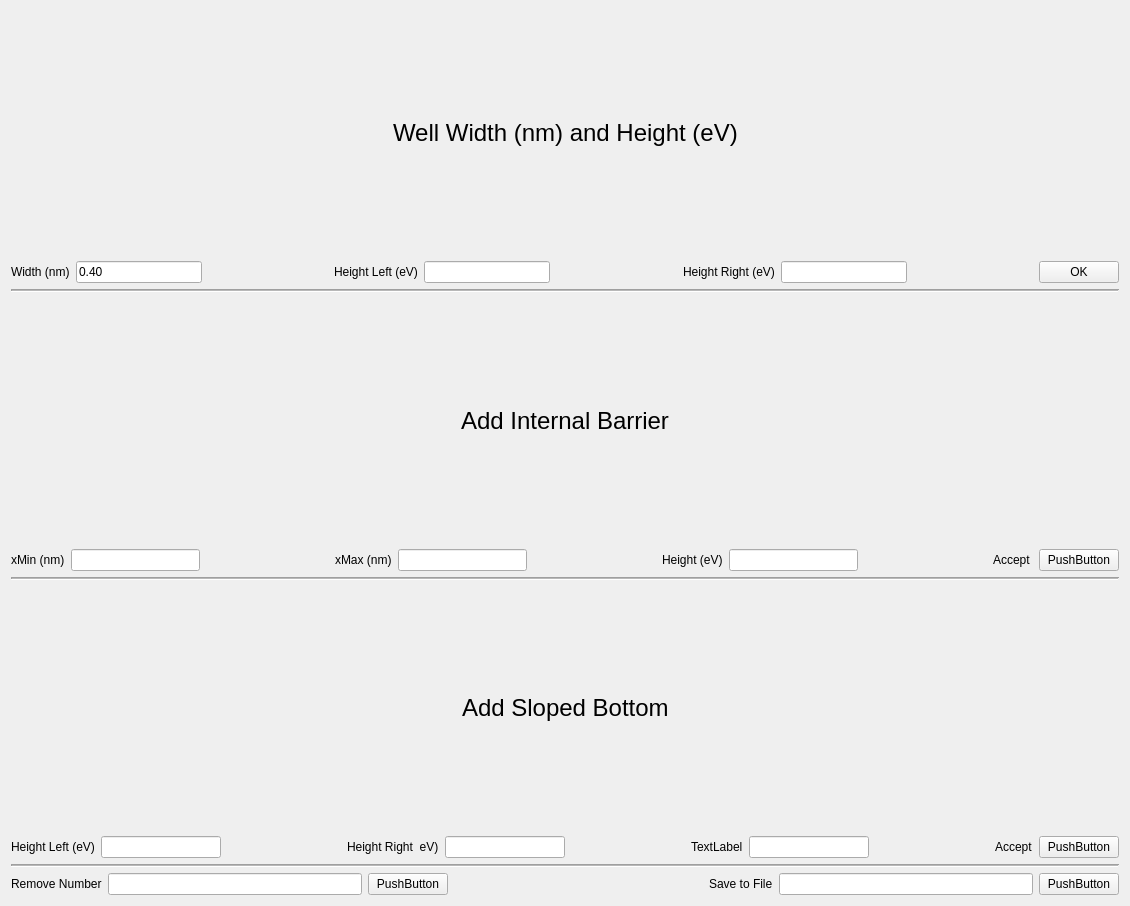
<?xml version="1.0" encoding="UTF-8"?>
<ui version="4.0">
 <class>BasicWell</class>
 <widget class="QWidget" name="BasicWell">
  <property name="geometry">
   <rect>
    <x>0</x>
    <y>0</y>
    <width>1130</width>
    <height>906</height>
   </rect>
  </property>
  <property name="windowTitle">
   <string>Form</string>
  </property>
  <layout class="QVBoxLayout" name="verticalLayout">
   <item>
    <layout class="QHBoxLayout" name="horizontalLayout_4">
     <item>
      <spacer name="horizontalSpacer_10">
       <property name="orientation">
        <enum>Qt::Horizontal</enum>
       </property>
       <property name="sizeHint" stdset="0">
        <size>
         <width>40</width>
         <height>20</height>
        </size>
       </property>
      </spacer>
     </item>
     <item>
      <widget class="QLabel" name="label_13">
       <property name="font">
        <font>
         <pointsize>18</pointsize>
        </font>
       </property>
       <property name="text">
        <string>Well Width (nm) and Height (eV)</string>
       </property>
      </widget>
     </item>
     <item>
      <spacer name="horizontalSpacer_11">
       <property name="orientation">
        <enum>Qt::Horizontal</enum>
       </property>
       <property name="sizeHint" stdset="0">
        <size>
         <width>40</width>
         <height>20</height>
        </size>
       </property>
      </spacer>
     </item>
    </layout>
   </item>
   <item>
    <layout class="QHBoxLayout" name="horizontalLayout">
     <item>
      <widget class="QLabel" name="l_width">
       <property name="text">
        <string>Width (nm)</string>
       </property>
      </widget>
     </item>
     <item>
      <widget class="QLineEdit" name="le_width">
       <property name="inputMethodHints">
        <set>Qt::ImhNone</set>
       </property>
       <property name="inputMask">
        <string/>
       </property>
       <property name="text">
        <string>0.40</string>
       </property>
      </widget>
     </item>
     <item>
      <spacer name="horizontalSpacer">
       <property name="orientation">
        <enum>Qt::Horizontal</enum>
       </property>
       <property name="sizeHint" stdset="0">
        <size>
         <width>40</width>
         <height>20</height>
        </size>
       </property>
      </spacer>
     </item>
     <item>
      <widget class="QLabel" name="l_hleft">
       <property name="text">
        <string>Height Left (eV)</string>
       </property>
      </widget>
     </item>
     <item>
      <widget class="QLineEdit" name="le_hleft"/>
     </item>
     <item>
      <spacer name="horizontalSpacer_2">
       <property name="orientation">
        <enum>Qt::Horizontal</enum>
       </property>
       <property name="sizeHint" stdset="0">
        <size>
         <width>40</width>
         <height>20</height>
        </size>
       </property>
      </spacer>
     </item>
     <item>
      <widget class="QLabel" name="l_hright">
       <property name="text">
        <string>Height Right (eV)</string>
       </property>
      </widget>
     </item>
     <item>
      <widget class="QLineEdit" name="le_hright"/>
     </item>
     <item>
      <spacer name="horizontalSpacer_3">
       <property name="orientation">
        <enum>Qt::Horizontal</enum>
       </property>
       <property name="sizeHint" stdset="0">
        <size>
         <width>40</width>
         <height>20</height>
        </size>
       </property>
      </spacer>
     </item>
     <item>
      <widget class="QPushButton" name="pb_acceptwell">
       <property name="text">
        <string>OK</string>
       </property>
      </widget>
     </item>
    </layout>
   </item>
   <item>
    <widget class="Line" name="line">
     <property name="lineWidth">
      <number>1</number>
     </property>
     <property name="midLineWidth">
      <number>1</number>
     </property>
     <property name="orientation">
      <enum>Qt::Horizontal</enum>
     </property>
    </widget>
   </item>
   <item>
    <layout class="QHBoxLayout" name="horizontalLayout_5">
     <item>
      <spacer name="horizontalSpacer_12">
       <property name="orientation">
        <enum>Qt::Horizontal</enum>
       </property>
       <property name="sizeHint" stdset="0">
        <size>
         <width>40</width>
         <height>20</height>
        </size>
       </property>
      </spacer>
     </item>
     <item>
      <widget class="QLabel" name="label_14">
       <property name="font">
        <font>
         <pointsize>18</pointsize>
        </font>
       </property>
       <property name="text">
        <string>Add Internal Barrier</string>
       </property>
      </widget>
     </item>
     <item>
      <spacer name="horizontalSpacer_13">
       <property name="orientation">
        <enum>Qt::Horizontal</enum>
       </property>
       <property name="sizeHint" stdset="0">
        <size>
         <width>40</width>
         <height>20</height>
        </size>
       </property>
      </spacer>
     </item>
    </layout>
   </item>
   <item>
    <layout class="QHBoxLayout" name="horizontalLayout_2">
     <item>
      <widget class="QLabel" name="label_5">
       <property name="text">
        <string>xMin (nm)</string>
       </property>
      </widget>
     </item>
     <item>
      <widget class="QLineEdit" name="lineEdit_4"/>
     </item>
     <item>
      <spacer name="horizontalSpacer_4">
       <property name="orientation">
        <enum>Qt::Horizontal</enum>
       </property>
       <property name="sizeHint" stdset="0">
        <size>
         <width>40</width>
         <height>20</height>
        </size>
       </property>
      </spacer>
     </item>
     <item>
      <widget class="QLabel" name="label_6">
       <property name="text">
        <string>xMax (nm)</string>
       </property>
      </widget>
     </item>
     <item>
      <widget class="QLineEdit" name="lineEdit_5"/>
     </item>
     <item>
      <spacer name="horizontalSpacer_5">
       <property name="orientation">
        <enum>Qt::Horizontal</enum>
       </property>
       <property name="sizeHint" stdset="0">
        <size>
         <width>40</width>
         <height>20</height>
        </size>
       </property>
      </spacer>
     </item>
     <item>
      <widget class="QLabel" name="label_7">
       <property name="text">
        <string>Height (eV)</string>
       </property>
      </widget>
     </item>
     <item>
      <widget class="QLineEdit" name="lineEdit_6"/>
     </item>
     <item>
      <spacer name="horizontalSpacer_6">
       <property name="orientation">
        <enum>Qt::Horizontal</enum>
       </property>
       <property name="sizeHint" stdset="0">
        <size>
         <width>40</width>
         <height>20</height>
        </size>
       </property>
      </spacer>
     </item>
     <item>
      <widget class="QLabel" name="label_8">
       <property name="text">
        <string>Accept </string>
       </property>
      </widget>
     </item>
     <item>
      <widget class="QPushButton" name="pushButton_2">
       <property name="text">
        <string>PushButton</string>
       </property>
      </widget>
     </item>
    </layout>
   </item>
   <item>
    <widget class="Line" name="line_2">
     <property name="lineWidth">
      <number>1</number>
     </property>
     <property name="midLineWidth">
      <number>1</number>
     </property>
     <property name="orientation">
      <enum>Qt::Horizontal</enum>
     </property>
    </widget>
   </item>
   <item>
    <layout class="QHBoxLayout" name="horizontalLayout_6">
     <item>
      <spacer name="horizontalSpacer_14">
       <property name="orientation">
        <enum>Qt::Horizontal</enum>
       </property>
       <property name="sizeHint" stdset="0">
        <size>
         <width>40</width>
         <height>20</height>
        </size>
       </property>
      </spacer>
     </item>
     <item>
      <widget class="QLabel" name="label_15">
       <property name="font">
        <font>
         <pointsize>18</pointsize>
        </font>
       </property>
       <property name="text">
        <string>Add Sloped Bottom</string>
       </property>
      </widget>
     </item>
     <item>
      <spacer name="horizontalSpacer_15">
       <property name="orientation">
        <enum>Qt::Horizontal</enum>
       </property>
       <property name="sizeHint" stdset="0">
        <size>
         <width>40</width>
         <height>20</height>
        </size>
       </property>
      </spacer>
     </item>
    </layout>
   </item>
   <item>
    <layout class="QHBoxLayout" name="horizontalLayout_3">
     <item>
      <widget class="QLabel" name="label_9">
       <property name="text">
        <string>Height Left (eV)</string>
       </property>
      </widget>
     </item>
     <item>
      <widget class="QLineEdit" name="lineEdit_7"/>
     </item>
     <item>
      <spacer name="horizontalSpacer_7">
       <property name="orientation">
        <enum>Qt::Horizontal</enum>
       </property>
       <property name="sizeHint" stdset="0">
        <size>
         <width>40</width>
         <height>20</height>
        </size>
       </property>
      </spacer>
     </item>
     <item>
      <widget class="QLabel" name="label_10">
       <property name="text">
        <string>Height Right  eV)</string>
       </property>
      </widget>
     </item>
     <item>
      <widget class="QLineEdit" name="lineEdit_8"/>
     </item>
     <item>
      <spacer name="horizontalSpacer_8">
       <property name="orientation">
        <enum>Qt::Horizontal</enum>
       </property>
       <property name="sizeHint" stdset="0">
        <size>
         <width>40</width>
         <height>20</height>
        </size>
       </property>
      </spacer>
     </item>
     <item>
      <widget class="QLabel" name="label_11">
       <property name="text">
        <string>TextLabel</string>
       </property>
      </widget>
     </item>
     <item>
      <widget class="QLineEdit" name="lineEdit_9"/>
     </item>
     <item>
      <spacer name="horizontalSpacer_9">
       <property name="orientation">
        <enum>Qt::Horizontal</enum>
       </property>
       <property name="sizeHint" stdset="0">
        <size>
         <width>40</width>
         <height>20</height>
        </size>
       </property>
      </spacer>
     </item>
     <item>
      <widget class="QLabel" name="label_12">
       <property name="text">
        <string>Accept</string>
       </property>
      </widget>
     </item>
     <item>
      <widget class="QPushButton" name="pushButton_3">
       <property name="text">
        <string>PushButton</string>
       </property>
      </widget>
     </item>
    </layout>
   </item>
   <item>
    <widget class="Line" name="line_3">
     <property name="lineWidth">
      <number>1</number>
     </property>
     <property name="midLineWidth">
      <number>1</number>
     </property>
     <property name="orientation">
      <enum>Qt::Horizontal</enum>
     </property>
    </widget>
   </item>
   <item>
    <layout class="QHBoxLayout" name="horizontalLayout_7">
     <item>
      <widget class="QLabel" name="label_16">
       <property name="text">
        <string>Remove Number</string>
       </property>
      </widget>
     </item>
     <item>
      <widget class="QLineEdit" name="lineEdit_10"/>
     </item>
     <item>
      <widget class="QPushButton" name="pushButton_6">
       <property name="text">
        <string>PushButton</string>
       </property>
      </widget>
     </item>
     <item>
      <spacer name="horizontalSpacer_16">
       <property name="orientation">
        <enum>Qt::Horizontal</enum>
       </property>
       <property name="sizeHint" stdset="0">
        <size>
         <width>40</width>
         <height>20</height>
        </size>
       </property>
      </spacer>
     </item>
     <item>
      <widget class="QLabel" name="label_17">
       <property name="text">
        <string>Save to File</string>
       </property>
      </widget>
     </item>
     <item>
      <widget class="QLineEdit" name="lineEdit_11"/>
     </item>
     <item>
      <widget class="QPushButton" name="pushButton_5">
       <property name="text">
        <string>PushButton</string>
       </property>
      </widget>
     </item>
    </layout>
   </item>
  </layout>
 </widget>
 <resources/>
 <connections/>
</ui>
